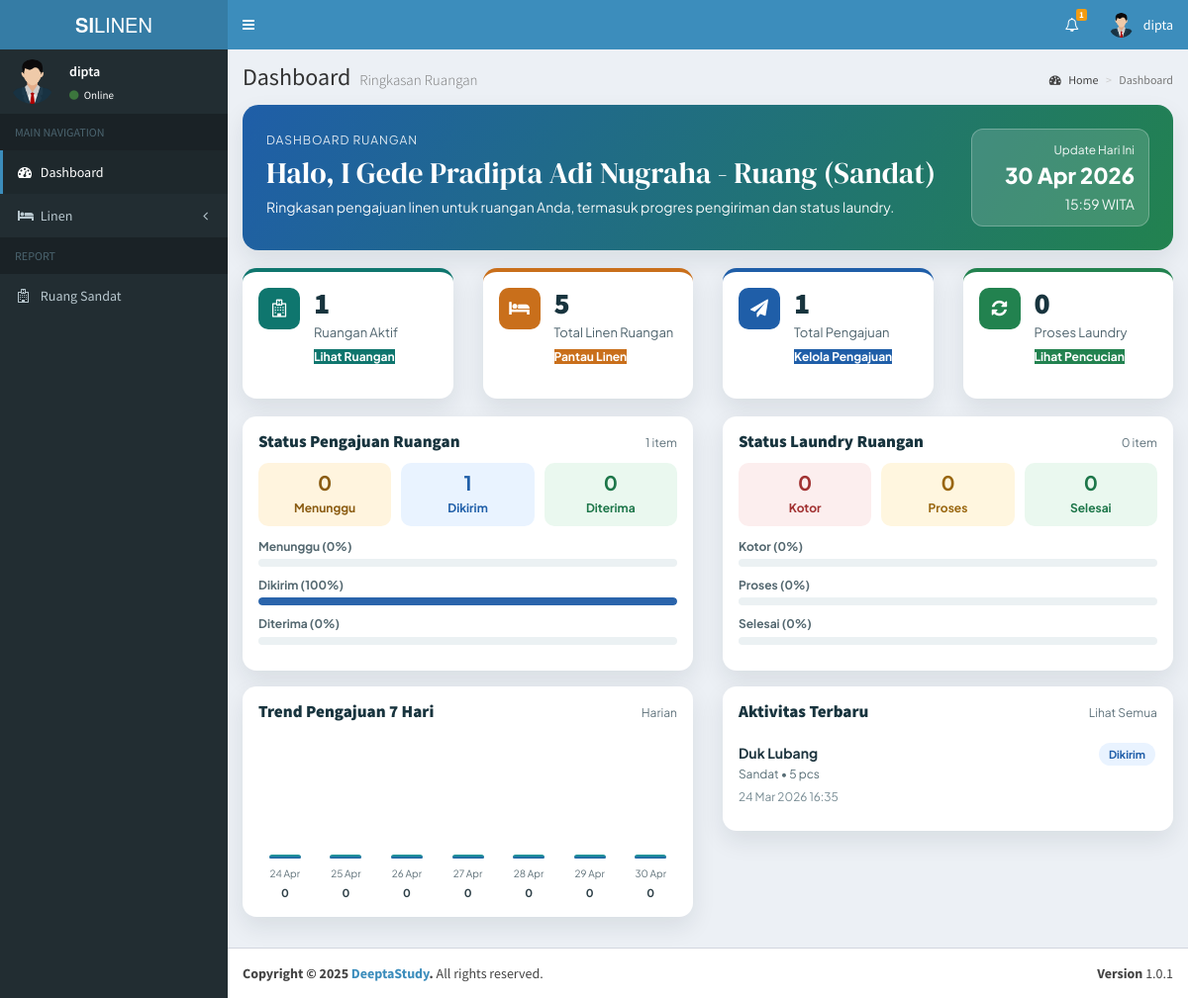
The app's page /admin_ruangan/ (signed in) with its own data.
### tables this page shows
CREATE TABLE `users` (
  `id` int(11) NOT NULL,
  `nama` varchar(100) NOT NULL,
  `username` varchar(100) NOT NULL,
  `email` varchar(100) NOT NULL,
  `password` varchar(100) NOT NULL,
  `hak_akses` varchar(25) NOT NULL,
  `status` int(11) NOT NULL,
  `status_ruangan` int(11) DEFAULT NULL
);

CREATE TABLE `ruangan` (
  `id` int(11) NOT NULL,
  `id_user` int(11) DEFAULT NULL,
  `nama_ruangan` varchar(199) NOT NULL,
  `telp_ruangan` varchar(15) NOT NULL,
  `status` int(11) NOT NULL
);

CREATE TABLE `pengajuan` (
  `id` int(11) NOT NULL,
  `id_linen` int(11) NOT NULL,
  `id_ruangan` int(11) NOT NULL,
  `jumlah` int(11) NOT NULL,
  `tanggal` datetime NOT NULL,
  `keterangan` text NOT NULL,
  `status` int(11) NOT NULL
);

CREATE TABLE `linen` (
  `id` int(11) NOT NULL,
  `kode_linen` varchar(15) NOT NULL,
  `nama_linen` varchar(199) NOT NULL,
  `gambar` varchar(199) NOT NULL,
  `jumlah_linen` int(11) NOT NULL,
  `sisa_linen` int(11) NOT NULL,
  `tanggal` datetime NOT NULL,
  `status` int(11) NOT NULL,
  `updated_at` datetime NOT NULL
);

### admin_ruangan/index.php (the view, shortened to what the rows shown need)
<?php
    include '../koneksi.php';
    $username = $_SESSION['username'];
    $query = mysqli_query($koneksi, "SELECT * FROM users WHERE username = '$username'");
    $row = mysqli_fetch_assoc($query);
    $additionalCSS = [
        '../assets/dist/css/dashboard-silinen.css'
    ];
    $idUser = (int) $row['id'];
    $queryRuangan = mysqli_query($koneksi, "SELECT * FROM ruangan WHERE id_user = $idUser AND status = 1 LIMIT 1");
    $rRuangan = mysqli_fetch_assoc($queryRuangan);
    $aktivitasQuery = mysqli_query(
        $koneksi,
        "SELECT p.id, p.tanggal, p.jumlah, p.status, p.keterangan, l.nama_linen, r.nama_ruangan
         FROM pengajuan p
         LEFT JOIN linen l ON p.id_linen = l.id
         LEFT JOIN ruangan r ON p.id_ruangan = r.id
         WHERE r.id_user = $idUser
         ORDER BY p.tanggal DESC
         LIMIT 5"
    );
    $pageTitle = "Dashboard";
    $pageDesc = "Ringkasan Ruangan";
?>
<section class="content">
    <div class="silinen-dashboard">
        <div class="silinen-hero room-hero">
            <div>
                <span class="silinen-eyebrow">Dashboard Ruangan</span>
                <h2>Halo, <?= htmlspecialchars($row['nama']) ?><?php if ($rRuangan): ?> - Ruang (<?= htmlspecialchars($rRuangan['nama_ruangan']) ?>)<?php endif; ?></h2>
                <p>Ringkasan pengajuan linen untuk ruangan Anda, termasuk progres pengiriman dan status laundry.</p>
            </div>
        </div>
        <div class="row">
            <div class="col-md-6">
                <div class="silinen-panel">
                    <div class="silinen-activity-list">
                        <?php if ($aktivitasQuery && mysqli_num_rows($aktivitasQuery) > 0): ?>
                            <?php while ($aktivitas = mysqli_fetch_assoc($aktivitasQuery)): ?>
                                <?php
                                    $statusMap = [
                                        1 => ['label' => 'Menunggu', 'class' => 'tag-warn'],
                                        2 => ['label' => 'Dikirim', 'class' => 'tag-info'],
                                        3 => ['label' => 'Diterima', 'class' => 'tag-ok']
                                    ];
                                    $statusAktif = isset($statusMap[$aktivitas['status']])
                                        ? $statusMap[$aktivitas['status']]
                                        : ['label' => 'Unknown', 'class' => 'tag-default'];
                                ?>
                                <div class="activity-item">
                                    <div>
                                        <strong><?= htmlspecialchars($aktivitas['nama_linen']) ?></strong>
                                        <p><?= htmlspecialchars($aktivitas['nama_ruangan']) ?> • <?= (int) $aktivitas['jumlah'] ?> pcs</p>
                                        <small><?= date('d M Y H:i', strtotime($aktivitas['tanggal'])) ?></small>
                                    </div>
                                    <span class="status-tag <?= $statusAktif['class'] ?>"><?= $statusAktif['label'] ?></span>
                                </div>
                            <?php endwhile; ?>
                        <?php else: ?>
                            <p class="empty-state">Belum ada aktivitas pengajuan terbaru.</p>
                        <?php endif; ?>
                    </div>
                </div>
            </div>
        </div>
    </div>
</section>
<?php
    $content = ob_get_clean();
    include __DIR__ . '/../layouts/header.php';
    echo $content;
    include __DIR__ . '/../layouts/footer.php';
?>

### layouts/header.php (shortened to what the rows shown need)
<?php
include '../koneksi.php';
$username = $_SESSION['username'];
$query = mysqli_query($koneksi, "SELECT * FROM users WHERE username = '$username'");
$row = mysqli_fetch_assoc($query);
?>
<!DOCTYPE html>
<html>
<head>
    <link rel="stylesheet" href="../assets/bootstrap/css/bootstrap.min.css">
    <link rel="stylesheet" href="https://maxcdn.bootstrapcdn.com/font-awesome/4.4.0/css/font-awesome.min.css">
    <link rel="stylesheet" href="https://code.ionicframework.com/ionicons/2.0.1/css/ionicons.min.css">
    <link rel="stylesheet" href="../assets/dist/css/AdminLTE.min.css">
    <link rel="stylesheet" href="../assets/dist/css/skins/_all-skins.min.css">
    <link rel="stylesheet" href="../assets/plugins/iCheck/flat/blue.css">
    <link rel="stylesheet" href="../assets/plugins/morris/morris.css">
    <link rel="stylesheet" href="../assets/plugins/jvectormap/jquery-jvectormap-1.2.2.css">
    <?php if (!empty($additionalCSS)): ?>
        <?php foreach ($additionalCSS as $css): ?>
            <link rel="stylesheet" href="<?= htmlspecialchars($css) ?>">
        <?php endforeach; ?>
    <?php endif; ?>
</head>
<body class="hold-transition skin-blue sidebar-mini">
    <div class="wrapper">
        <header class="main-header">
            <nav class="navbar navbar-static-top" role="navigation">
                <div class="navbar-custom-menu">
                    <ul class="nav navbar-nav">
                        <li class="dropdown user user-menu">
                            <a href="#" class="dropdown-toggle" data-toggle="dropdown">
                                <img src="../assets/images/avatar.png" class="user-image" alt="User Image">
                                <span class="hidden-xs"><?= $row['username']; ?></span>
                            </a>
                        </li>
                    </ul>
                </div>
            </nav>
        </header>
        <div class="content-wrapper">
            <section class="content-header">
                <h1>
                    <?php echo isset($pageTitle) ? $pageTitle : 'Dashboard'; ?>
                    <small><?php echo isset($pageDesc) ? $pageDesc : 'Control Panel'; ?></small>
                </h1>
            </section>
            <?php include __DIR__ . '/navigation.php'; ?>

### layouts/navigation.php (shortened to what the rows shown need)
<aside class="main-sidebar">
    <section class="sidebar">
        <div class="user-panel">
            <div class="pull-left info">
                <p><?= $row['username']; ?></p>
                <a href="#"><i class="fa fa-circle text-success"></i> Online</a>
            </div>
        </div>
        <?php
            if ($row['hak_akses'] == 'admin') {
        ?>
        <ul class="sidebar-menu">
            <li class="header">MAIN NAVIGATION</li>
            <li class="<?= $_SESSION['active_menu'] == 'dashboard' ? 'active' : '' ?>">
                <a href="../admin/">
                    <i class="fa fa-dashboard"></i> <span>Dashboard</span>
                </a>
            </li>
            <li class="treeview <?= $_SESSION['active_menu'] == 'pengguna' ? 'active' : '' ?>">
                <a href="#">
                    <i class="fa fa-users"></i> <span>Pengguna</span>
                    <i class="fa fa-angle-left pull-right"></i>
                </a>
                <ul class="treeview-menu">
                    <li><a href="../admin/tambah_pengguna.php"><i class="fa fa-plus"></i> Tambah Pengguna Baru</a></li>
                    <li><a href="../admin/data_pengguna.php"><i class="fa fa-arrow-circle-right"></i> Data Pengguna</a></li>
                </ul>
            </li>
            <li class="<?= $_SESSION['active_menu'] == 'ruangan' ? 'active' : '' ?>">
                <a href="../admin/data_ruangan.php">
                    <i class="fa fa-building"></i> <span>Ruangan</span>
                </a>
            </li>
            <li class="<?= $_SESSION['active_menu'] == 'linen' ? 'active' : '' ?>">
                <a href="../admin/data_linen.php">
                    <i class="fa fa-bed"></i> <span>Data Linen</span>
                </a>
            </li>
            <li class="<?= $_SESSION['active_menu'] == 'linen_ruangan' ? 'active' : '' ?>">
                <a href="../admin/linen_ruangan.php">
                    <i class="fa fa-bed"></i> <span>Linen Ruangan</span>
                </a>
            </li>
            <li class="treeview <?= $_SESSION['active_menu'] == 'distribusi' ? 'active' : '' ?>">
                <a href="#">
                    <i class="fa fa-tint"></i> <span>Distribusi</span>
                    <i class="fa fa-angle-left pull-right"></i>
                </a>
                <ul class="treeview-menu">
                    <li><a href="../admin/data_pengajuan.php"><i class="fa fa-paper-plane"></i> Pengajuan Linen</a></li>
                    <li><a href="../admin/data_pencucian.php"><i class="fa fa-tint"></i> Permohonan Pencucian</a></li>
                    <!-- <li><a href="../admin/linen_bersih.php"><i class="fa fa-check-circle"></i> Linen Bersih</a></li>
                    <li><a href="../admin/linen_kotor.php"><i class="fa fa-exclamation-circle"></i> Linen Kotor</a></li> -->
                </ul>
            </li>
            <li class="header">REPORT</li>
            <li class="treeview <?= $_SESSION['active_menu'] == 'laporan' ? 'active' : '' ?>">
                <a href="#">
                    <i class="fa fa-file-text-o"></i> <span>Laporan</span>
                    <i class="fa fa-angle-left pull-right"></i>
                </a>
                <ul class="treeview-menu">
                    <li><a href="../admin/data_laporan_pengajuan.php"><i class="fa fa-file-text-o"></i> Laporan Pengajuan Linen</a></li>
                    <li><a href="../admin/data_laporan_pencucian.php"><i class="fa fa-file-text-o"></i> Laporan Pencucian Linen</a></li>
                </ul>
            </li>
        </ul>
        <?php
            }else if($row['hak_akses'] == 'admin_ruangan'){
        ?>
        <ul class="sidebar-menu">
            <li>
                <a href="#">
                    <i class="fa fa-hospital-o"></i> <span>Ruang <?php
                        $queryRuangan = mysqli_query($koneksi, "SELECT nama_ruangan FROM ruangan WHERE id_user = '{$row['id']}' AND status = 1 LIMIT 1");
                        $ruangan = mysqli_fetch_assoc($queryRuangan);
                        echo $ruangan ? htmlspecialchars($ruangan['nama_ruangan']) : 'Belum diatur';
                    ?></span>
                </a>
            </li>
        </ul>
        <?php
            }else if($row['hak_akses'] == 'petugas_laundry'){
        ?>
        <ul class="sidebar-menu">
            <li class="header">MAIN NAVIGATION</li>
            <li class="<?= $_SESSION['active_menu'] == 'dashboard' ? 'active' : '' ?>">
                <a href="../petugas_laundry/">
                    <i class="fa fa-dashboard"></i> <span>Dashboard</span>
                </a>
            </li>
            <li class="<?= $_SESSION['active_menu'] == 'linen' ? 'active' : '' ?>">
                <a href="../petugas_laundry/data_linen.php">
                    <i class="fa fa-bed"></i> <span>Data Linen</span>
                </a>
            </li>
            <li class="<?= $_SESSION['active_menu'] == 'linen_ruangan' ? 'active' : '' ?>">
                <a href="../petugas_laundry/linen_ruangan.php">
                    <i class="fa fa-bed"></i> <span>Linen Ruangan</span>
                </a>
            </li>
            <li class="treeview <?= $_SESSION['active_menu'] == 'distribusi' ? 'active' : '' ?>">
                <a href="#">
                    <i class="fa fa-tint"></i> <span>Distribusi</span>
                    <i class="fa fa-angle-left pull-right"></i>
                </a>
                <ul class="treeview-menu">
                    <li><a href="../petugas_laundry/data_pengajuan.php"><i class="fa fa-paper-plane"></i> Pengajuan Linen</a></li>
                    <li><a href="../petugas_laundry/data_pencucian.php"><i class="fa fa-tint"></i> Permohonan Pencucian</a></li>
                    <!-- <li><a href="../petugas_laundry/linen_bersih.php"><i class="fa fa-check-circle"></i> Linen Bersih</a></li>
                    <li><a href="../petugas_laundry/linen_kotor.php"><i class="fa fa-exclamation-circle"></i> Linen Kotor</a></li> -->
                </ul>
            </li>
            <li class="treeview <?= $_SESSION['active_menu'] == 'laporan' ? 'active' : '' ?>">
                <a href="#">
                    <i class="fa fa-file-text-o"></i> <span>Laporan</span>
                    <i class="fa fa-angle-left pull-right"></i>
                </a>
                <ul class="treeview-menu">
                    <li><a href="../petugas_laundry/data_laporan_pengajuan.php"><i class="fa fa-file-text-o"></i> Laporan Pengajuan Linen</a></li>
                    <li><a href="../petugas_laundry/data_laporan_pencucian.php"><i class="fa fa-file-text-o"></i> Laporan Pencucian Linen</a></li>
                </ul>
            </li>
        </ul>
        <?php
            }else if($row['hak_akses'] == 'kepala_penanggung_jawab'){
        ?>
        <ul class="sidebar-menu">
            <li class="header">MAIN NAVIGATION</li>
            <li class="<?= $_SESSION['active_menu'] == 'dashboard' ? 'active' : '' ?>">
                <a href="../admin/">
                    <i class="fa fa-dashboard"></i> <span>Dashboard</span>
                </a>
            </li>
            <li class="<?= $_SESSION['active_menu'] == 'pengguna' ? 'active' : '' ?>">
                <a href="../kepala_penanggung_jawab/data_pengguna.php">
                    <i class="fa fa-users"></i> <span>Pengguna</span>
                </a>
            </li>
            <li class="<?= $_SESSION['active_menu'] == 'ruangan' ? 'active' : '' ?>">
                <a href="../kepala_penanggung_jawab/data_ruangan.php">
                    <i class="fa fa-building"></i> <span>Ruangan</span>
                </a>
            </li>
            <li class="<?= $_SESSION['active_menu'] == 'linen' ? 'active' : '' ?>">
                <a href="../kepala_penanggung_jawab/data_linen.php">
                    <i class="fa fa-bed"></i> <span>Data Linen</span>
                </a>
            </li>
            <li class="<?= $_SESSION['active_menu'] == 'linen_ruangan' ? 'active' : '' ?>">
                <a href="../kepala_penanggung_jawab/linen_ruangan.php">
                    <i class="fa fa-bed"></i> <span>Linen Ruangan</span>
                </a>
            </li>
            <li class="treeview <?= $_SESSION['active_menu'] == 'distribusi' ? 'active' : '' ?>">
                <a href="#">
                    <i class="fa fa-tint"></i> <span>Distribusi</span>
                    <i class="fa fa-angle-left pull-right"></i>
                </a>
                <ul class="treeview-menu">
                    <li><a href="../kepala_penanggung_jawab/data_pengajuan.php"><i class="fa fa-paper-plane"></i> Pengajuan Linen</a></li>
                    <li><a href="../kepala_penanggung_jawab/data_pencucian.php"><i class="fa fa-tint"></i> Permohonan Pencucian</a></li>
                </ul>
            </li>
            <li class="header">REPORT</li>
            <li class="treeview <?= $_SESSION['active_menu'] == 'laporan' ? 'active' : '' ?>">
                <a href="#">
                    <i class="fa fa-file-text-o"></i> <span>Laporan</span>
                    <i class="fa fa-angle-left pull-right"></i>
                </a>
                <ul class="treeview-menu">
                    <li><a href="../kepala_penanggung_jawab/data_laporan_pengajuan.php"><i class="fa fa-file-text-o"></i> Laporan Pengajuan Linen</a></li>
                    <li><a href="../kepala_penanggung_jawab/data_laporan_pencucian.php"><i class="fa fa-file-text-o"></i> Laporan Pencucian Linen</a></li>
                </ul>
            </li>
        </ul>
        <?php
            }
        ?>
    </section>
</aside>

### records on screen
users: username "dipta", nama "I Gede Pradipta Adi Nugraha"
ruangan: nama_ruangan "Sandat"
pengajuan: id_linen.nama_linen "Duk Lubang", id_ruangan.nama_ruangan "Sandat", jumlah "5", tanggal "24 Mar 2026 16:35", status "Dikirim"

### other values on screen
$total "1"
$pageTitle "Dashboard"
$pageDesc "Ringkasan Ruangan"
$ruanganAktif "1"
$linenRuangan "5"
$totalPengajuan "1"
$totalLaundry "0"
$pengajuanBaru "0"
$pengajuanDikirim "1"
$pengajuanDiterima "0"
$pengajuanPctBaru "0"
$pengajuanPctDikirim "100"
$pengajuanPctDiterima "0"
$linenKotor "0"
$linenProses "0"
